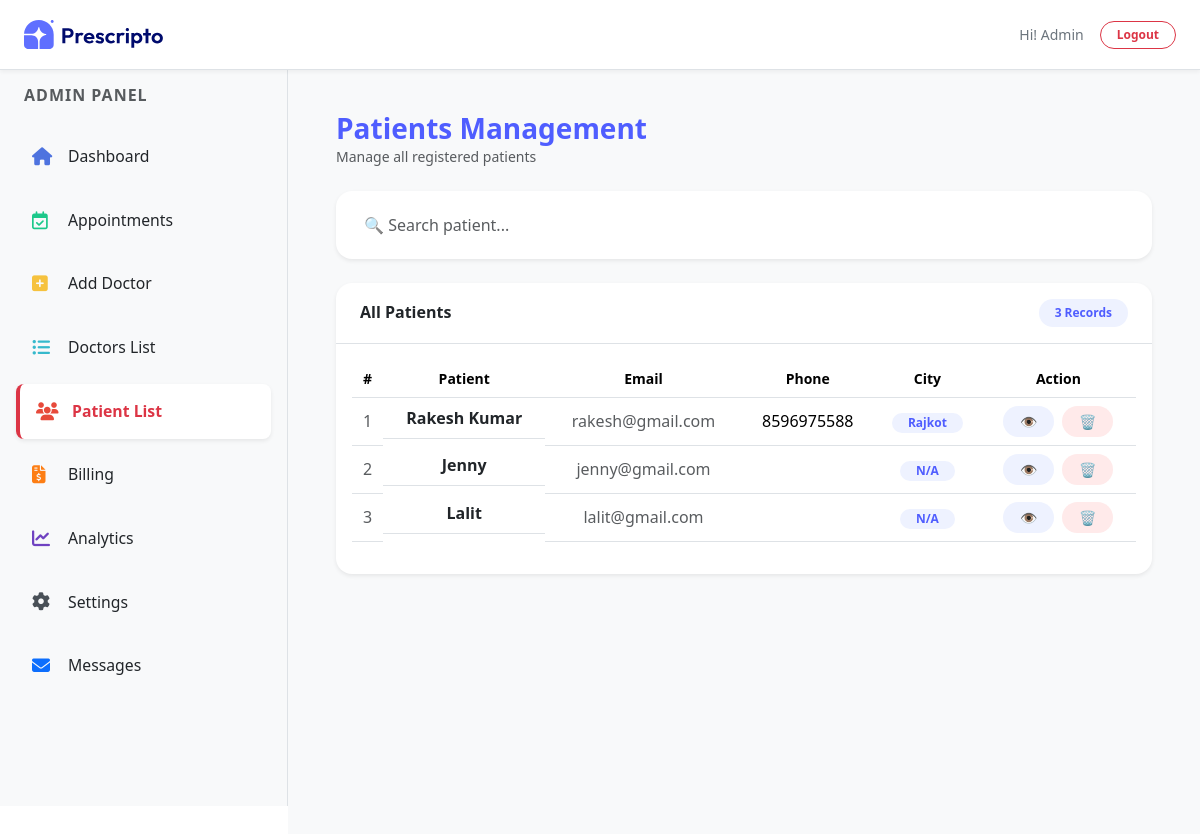
The page /dash_admin/patient-list/ (signed in) on the database its author committed.
### appointment/models.py (models this page shows, shortened)
class Patients(models.Model):
    username = models.CharField(max_length=100)
    email = models.EmailField()
    password = models.CharField(max_length=100)
    phone = models.CharField(max_length=15, blank=True)
    city = models.CharField(max_length=100, blank=True)
    address = models.TextField(blank=True)
    profile_image = CloudinaryField('image', folder='patients_image')

### appointment/views.py (the view)
# urls.py: path('dash_admin/patient-list/', views.patient_list, name='patient_list'),
@login_required(login_url='/dash_login')
@staff_member_required
def patient_list(request):
    patients = Patients.objects.all()
    patients = patients.annotate(
        total_appointments=Count('appointments'),
        total_bill=Sum(
            'appointments__doctor__fees',
            filter=Q(appointments__status='Approved')
        )
    ).order_by('-id')
    context = {
        'patients': patients,
        'action': 'patient_list',
        "role": "admin"
    }
    return render(request, 'dashboard/patient_list.html', context)

### templates/dashboard/patient_list.html (shortened to what this page needs)
{% extends "dashboard/layout.html" %}
{% load static %}
{% block contant %}
<section class="p-5 bg-light min-vh-100"  style="width: 100%; margin-top: 64px; margin-left: 18rem; padding: 20px;">
    <div class="d-flex justify-content-between align-items-center mb-4" data-aos="fade-down">
        <div>
            <h3 class="fw-bold mb-0" style="color:#4f5dff;">Patients Management</h3>
            <p class="text-muted small mb-0">Manage all registered patients</p>
        </div>
    </div>
    <div class="row mb-4">
        <div class="col-md-12" data-aos="fade-right">
            <div class="bg-white rounded-4 shadow-sm p-3">
                <input type="text" id="searchInput" class="form-control border-0"
                    placeholder="🔍 Search patient..."
                    onkeyup="searchTable()"
                    style="outline:none;">
            </div>
        </div>
    </div>
    <div class="bg-white rounded-4 shadow-sm" data-aos="fade-up">
        <div class="px-4 py-3 border-bottom d-flex justify-content-between align-items-center">
            <h6 class="fw-bold mb-0">All Patients</h6>
            <span class="badge rounded-pill px-3 py-2"
                  style="background:#eef2ff; color:#4f5dff;">
                {{ patients|length }} Records
            </span>
        </div>
        <div class="table-responsive p-3">
            <table class="table align-middle text-center" id="appointmentTable">
                <thead>
                    <tr class="text-muted small">
                        <th>#</th>
                        <th>Patient</th>
                        <th>Email</th>
                        <th>Phone</th>
                        <th>City</th>
                        <th>Action</th>
                    </tr>
                </thead>
                <tbody>
                    {% for patient in patients %}
                    <tr style="transition:0.3s;"
                        onmouseover="this.style.background='#f9faff'"
                        onmouseout="this.style.background=''">
                        <td class="text-muted">{{ forloop.counter }}</td>
                        <td class="d-flex align-items-center justify-content-center gap-2">
                            <span class="fw-semibold text-dark text-capitalize">
                                {{ patient.username }}
                            </span>
                        </td>
                        <td class="text-muted">{{ patient.email }}</td>
                        <td>{{ patient.phone }}</td>
                        <td>
                            <span class="badge px-3 py-1 rounded-pill"
                                style="background:#eef2ff; color:#4f5dff;">
                                {{ patient.city|default:"N/A" }}
                            </span>
                        </td>
                        <td>
                            <div class="d-flex justify-content-center gap-2">
                                <a href="{% url 'patient_detail' patient.id %}"
                                   class="btn btn-sm rounded-pill px-3"
                                   style="background:#eef2ff; color:#4f5dff;">
                                    👁
                                </a>
                                <form method="POST" action="{% url 'delete_patient' patient.id %}">
                                    <button type="submit"
                                        class="btn btn-sm rounded-pill px-3"
                                        style="background:#ffeaea; color:#dc3545;"
                                        onclick="return confirm('Delete this patient?')">
                                        🗑
                                    </button>
                                </form>
                            </div>
                        </td>
                    </tr>
                    {% empty %}
                    <tr>
                        <td colspan="7" class="py-5 text-muted">
                            No patients found 😔
                        </td>
                    </tr>
                    {% endfor %}
                </tbody>
            </table>
        </div>
    </div>
</section>
{% endblock %}

### templates/dashboard/layout.html (shortened to what this page needs)
<!DOCTYPE html>
<html lang="en">
<head>
    <link href="https://cdn.jsdelivr.net/npm/bootstrap@5.3.3/dist/css/bootstrap.min.css" rel="stylesheet" />
    <link href="https://cdnjs.cloudflare.com/ajax/libs/font-awesome/5.15.3/css/all.min.css" rel="stylesheet" />
    <link rel="stylesheet" href="https://cdnjs.cloudflare.com/ajax/libs/font-awesome/6.7.2/css/all.min.css" />
    <link href="https://unpkg.com/aos@2.3.4/dist/aos.css" rel="stylesheet">
</head>
    {% load static %}
    <body>
        <header class="d-flex justify-content-between align-items-center border-bottom bg-white px-4"
                style="height: 70px; position: fixed; top: 0; width: 100%; z-index: 1050; box-shadow: 0 2px 4px rgba(0,0,0,0.05);">
            <div class="d-flex align-items-center">
                <a href="{% url 'dash_admin' %}">
                    <img src="{% static 'assets/assets_frontend/logo.svg' %}" alt="Logo" style="width: 140px;">
                </a>
            </div>
            <div class="d-flex align-items-center gap-3 text-secondary small">
                {% if role == 'admin' %}
                    <span class="text-capitalize fw-medium">Hi! {{ request.session.username }}</span>
                {% else %}
                    <span class="fw-medium">Hi! {{ doctor.name }}</span>
                {% endif %}
                <a href="{% url 'dash_logout' %}" class="btn btn-outline-danger btn-sm rounded-pill px-3 py-1 fw-bold" style="font-size: 12px;">Logout</a>
            </div>
        </header>
        <main class="d-flex" style="min-height: calc(100vh - 64px);">
            {% if role == 'admin' %}
                <nav id="sidebar" class="border-end bg-light p-3 pb-5"
                    style="width: 18rem; height: calc(100vh - 64px); position: fixed; top: 70px; left: 0; z-index: 1000; overflow-y: auto;">
                    <div class="mb-4 ps-2">
                        <h6 class="text-uppercase text-muted fw-bold" style="letter-spacing: 1px; font-size: 1rem;">Admin Panel</h6>
                    </div>
                    <a href="{% url 'dash_admin' %}"
                    class="nav-link d-flex align-items-center gap-3 p-3 rounded-3 mb-2 {% if action == 'admin' %}bg-white shadow-sm border-start border-4 border-primary fw-bold text-primary{% else %}text-dark{% endif %}"
                    style="transition: 0.3s; font-size: 18px; text-decoration: none;">
                        <i class="fa-solid fa-house" style="color: #4e73df; width: 20px;"></i>
                        <span class="small">Dashboard</span>
                    </a>
                    <a href="{% url 'appointments' %}"
                    class="nav-link d-flex align-items-center gap-3 p-3 rounded-3 mb-2 {% if action == 'appointments' %}bg-white shadow-sm border-start border-4 border-success fw-bold text-success{% else %}text-dark{% endif %}"
                    style="transition: 0.3s; font-size: 18px; text-decoration: none;">
                        <i class="fa-regular fa-calendar-check" style="color: #1cc88a; width: 20px;"></i>
                        <span class="small">Appointments</span>
                    </a>
                    <a href="{% url 'add_doctor' %}"
                    class="nav-link d-flex align-items-center gap-3 p-3 rounded-3 mb-2 {% if action == 'add_doctor' %}bg-white shadow-sm border-start border-4 border-warning fw-bold text-warning{% else %}text-dark{% endif %}"
                    style="transition: 0.3s; font-size: 18px; text-decoration: none;">
                        <i class="fas fa-plus-square" style="color: #f6c23e; width: 20px;"></i>
                        <span class="small">Add Doctor</span>
                    </a>
                    <a href="{% url 'doctor_list' %}"
                    class="nav-link d-flex align-items-center gap-3 p-3 rounded-3 mb-2 {% if action == 'doctor_list' %}bg-white shadow-sm border-start border-4 border-info fw-bold text-info{% else %}text-dark{% endif %}"
                    style="transition: 0.3s; font-size: 18px; text-decoration: none;">
                        <i class="fas fa-list-ul" style="color: #36b9cc; width: 20px;"></i>
                        <span class="small">Doctors List</span>
                    </a>
                    <a href="{% url 'patient_list' %}"
                    class="nav-link d-flex align-items-center gap-3 p-3 rounded-3 mb-2 {% if action == 'patient_list' %}bg-white shadow-sm border-start border-4 border-danger fw-bold text-danger{% else %}text-dark{% endif %}"
                    style="transition: 0.3s; font-size: 18px; text-decoration: none;">
                        <i class="fa-solid fa-users" style="color: #e74a3b; width: 20px;"></i>
                        <span class="small">Patient List</span>
                    </a>
                    <a href="{% url 'billing' %}"
                    class="nav-link d-flex align-items-center gap-3 p-3 rounded-3 mb-2 {% if action == 'billing' %}bg-white shadow-sm border-start border-4 border-secondary fw-bold text-secondary{% else %}text-dark{% endif %}"
                    style="transition: 0.3s; font-size: 18px; text-decoration: none;">
                        <i class="fa-solid fa-file-invoice-dollar" style="color: #fd7e14; width: 20px;"></i>
                        <span class="small">Billing</span>
                    </a>
                    <a href="{% url 'analytics' %}"
                    class="nav-link d-flex align-items-center gap-3 p-3 rounded-3 mb-2 {% if action == 'analytics' %}bg-white shadow-sm border-start border-4 border-dark fw-bold text-dark{% else %}text-dark{% endif %}"
                    style="transition: 0.3s; font-size: 18px; text-decoration: none;">
                        <i class="fa-solid fa-chart-line" style="color: #6f42c1; width: 20px;"></i>
                        <span class="small">Analytics</span>
                    </a>
                    <a href="{% url 'settings' %}"
                    class="nav-link d-flex align-items-center gap-3 p-3 rounded-3 mb-2 {% if action == 'settings' %}bg-white shadow-sm border-start border-4 border-secondary fw-bold text-secondary{% else %}text-dark{% endif %}"
                    style="transition: 0.3s; font-size: 18px; text-decoration: none;">
                        <i class="fa-solid fa-gear" style="color: #495057; width: 20px;"></i>
                        <span class="small">Settings</span>
                    </a>
                    <a href="{% url 'messages_contact' %}"
                    class="nav-link d-flex align-items-center gap-3 p-3 rounded-3 mb-2 {% if action == 'messages_contact' %}bg-white shadow-sm border-start border-4 border-primary fw-bold text-primary{% else %}text-dark{% endif %}"
                    style="transition: 0.3s; font-size: 18px; text-decoration: none;">
                        <i class="fa-solid fa-envelope" style="color: #0d6efd; width: 20px;"></i>
                        <span class="small">Messages</span>
                    </a>
                </nav>
            {% endif %}
            {% block contant %}
            {% endblock %}
        </main>
    </body>
</html>

### rows shown on the page
Patients: username "Rakesh Kumar", email "rakesh@gmail.com", phone "8596975588", city "Rajkot"
Patients: username "Jenny", email "jenny@gmail.com", city "N/A"
Patients: username "Lalit", email "lalit@gmail.com", city "N/A"

### other values the page prints
{{ request.session.username }} "Admin"
{{ patients|length }} "3"
